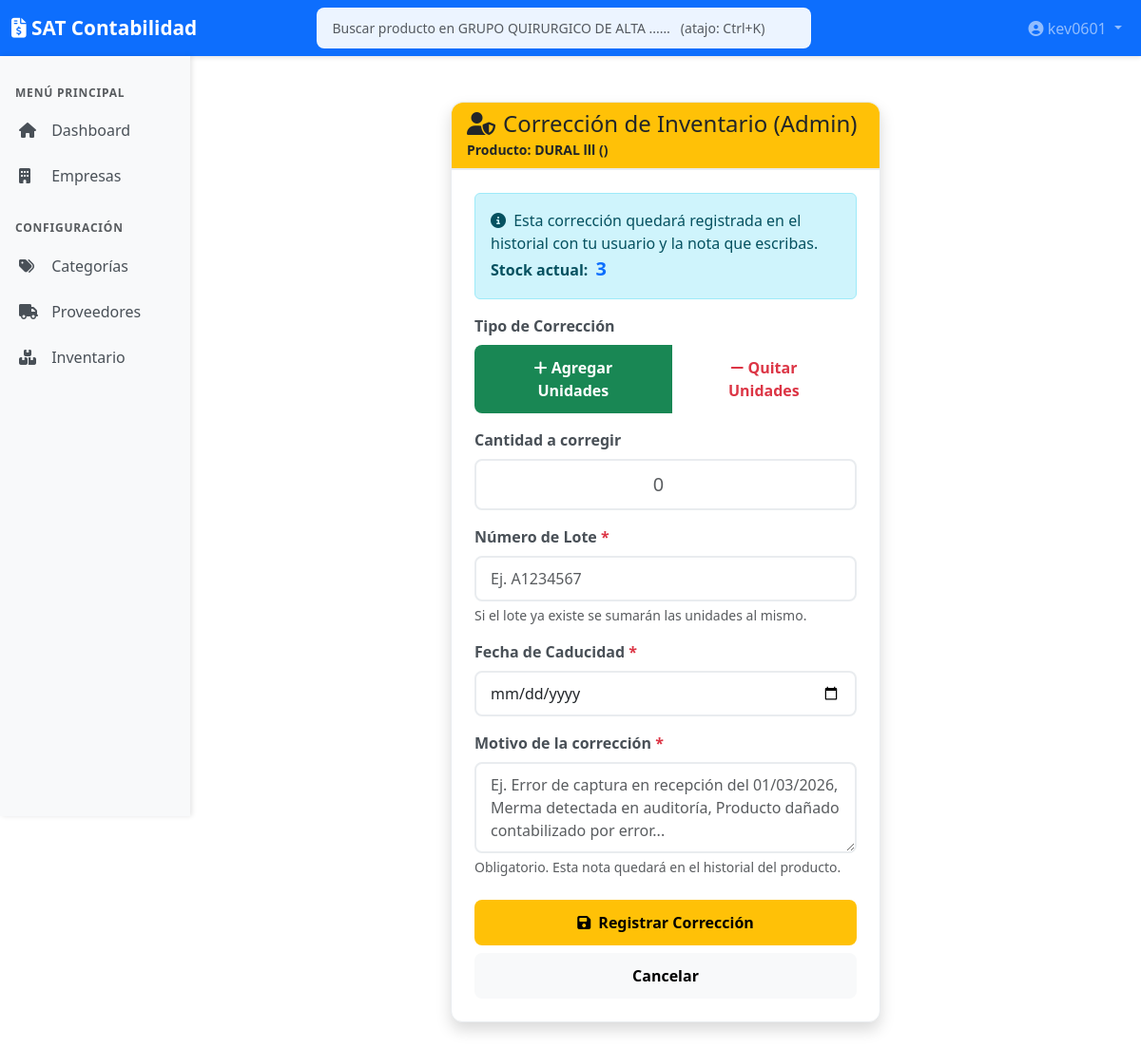
Screenshot of /companies/2/inventory/8/adjust (signed in) with the database file from the repository.
### models.py (models this page shows, shortened)
class Company(db.Model):
    id = db.Column(db.Integer, primary_key=True)
    rfc = db.Column(db.String(13), unique=True, nullable=False)
    name = db.Column(db.String(128), nullable=False)
    postal_code = db.Column(db.String(5), nullable=True) # Código Postal (Lugar Expedición)
    logo_path = db.Column(db.String(512), nullable=True)  # Path to company logo
    fiel_cer_path = db.Column(db.String(256), nullable=True)
    fiel_key_path = db.Column(db.String(256), nullable=True)
    fiel_password_enc = db.Column(db.String(256), nullable=True) # Encrypted password
    created_at = db.Column(db.DateTime, default=datetime.utcnow)

class User(UserMixin, db.Model):
    __tablename__ = 'user'
    id = db.Column(db.Integer, primary_key=True)
    username = db.Column(db.String(64), unique=True, nullable=False, index=True)
    email = db.Column(db.String(120), unique=True, nullable=True, index=True)
    password_hash = db.Column(db.String(256))  # Larger for modern hash algorithms
    created_at = db.Column(db.DateTime, default=datetime.utcnow)
    last_login = db.Column(db.DateTime, nullable=True)
    is_active = db.Column(db.Boolean, default=True)
    is_admin = db.Column(db.Boolean, default=False)  # Admin can manage users and access all
    company_access = db.relationship('UserCompanyAccess', back_populates='user', cascade='all, delete-orphan')
    def is_inventory_admin_for(self, company_id):
        if self.is_admin:
            return True
        for access in self.company_access:
            if access.company_id == company_id and access.perm_inventory_admin:
                return True
        return False
    def has_any_perm(self, *perm_names):
        if self.is_admin:
            return True
        for access in self.company_access:
            for name in perm_names:
                if getattr(access, f'perm_{name}', False):
                    return True
        return False

class Product(db.Model):
    __tablename__ = 'product'
    id = db.Column(db.Integer, primary_key=True)
    company_id = db.Column(db.Integer, db.ForeignKey('company.id'), nullable=False)
    sku = db.Column(db.String(50), nullable=True)  # Código interno/barras
    name = db.Column(db.String(200), nullable=False)
    description = db.Column(db.Text)
    cost_price = db.Column(db.Float, default=0.0)  # Costo real (para valuación inventario)
    selling_price = db.Column(db.Float, default=0.0)  # Precio venta manual (override)
    profit_margin = db.Column(db.Float, default=0.0)  # Porcentaje de ganancia individual
    current_stock = db.Column(db.Integer, default=0)
    min_stock_level = db.Column(db.Integer, default=0)
    laboratory_id = db.Column(db.Integer, db.ForeignKey('laboratory.id'), nullable=True)
    preferred_supplier_id = db.Column(db.Integer, db.ForeignKey('supplier.id'), nullable=True)
    category_id = db.Column(db.Integer, db.ForeignKey('product_category.id'), nullable=True)
    packaging_type = db.Column(db.String(50), nullable=True)  # Caja, Paquete, Kit, Blister, etc.
    units_per_package = db.Column(db.Integer, default=1)  # Piezas por empaque
    sell_by = db.Column(db.String(10), default='UNIDAD')  # UNIDAD o PAQUETE
    active = db.Column(db.Boolean, default=True)
    created_at = db.Column(db.DateTime, default=datetime.utcnow)
    sanitary_registration = db.Column(db.String(100), nullable=True)  # Registro Sanitario
    is_controlled = db.Column(db.Boolean, default=False)  # Si es medicamento controlado (Fracción I, II, III)
    active_ingredient = db.Column(db.String(200), nullable=True)  # Principio activo
    presentation = db.Column(db.String(100), nullable=True)  # Presentación (e.g., Tabletas, Jarabe)
    therapeutic_group = db.Column(db.String(100), nullable=True)  # Grupo Terapéutico
    unit_measure = db.Column(db.String(20), default='PZA')  # PZA, CAJA, etc.
    company = db.relationship('Company', backref=db.backref('products', lazy=True))
    laboratory = db.relationship('Laboratory', backref=db.backref('products', lazy=True))
    preferred_supplier = db.relationship('Supplier', backref=db.backref('preferred_products', lazy=True))
    category = db.relationship('ProductCategory', backref=db.backref('products', lazy=True))

### app.py (the view, shortened to what this page needs)
    @app.route('/companies/<int:company_id>/inventory/<int:product_id>/adjust', methods=['GET', 'POST'])
    @inventory_admin_required
    def adjust_stock(company_id, product_id):
        company = Company.query.get_or_404(company_id)
        product = Product.query.get_or_404(product_id)
        if product.company_id != company_id:
            flash('Producto no encontrado.', 'error')
            return redirect(url_for('inventory_list', company_id=company_id))
        requires_batches = bool(product.category and product.category.requires_batch_tracking)
        active_batches = ProductBatch.query.filter(
            ProductBatch.product_id == product.id,
            ProductBatch.current_stock > 0,
            ProductBatch.is_active == True
        ).order_by(ProductBatch.expiration_date.asc()).all()
        return render_template(
            'inventory/adjust.html',
            company=company,
            product=product,
            active_batches=active_batches,
            requires_batches=requires_batches,
        )

### templates/inventory/adjust.html (shortened to what this page needs)
{% extends "base.html" %}
{% block content %}
<div class="container mt-4">
    <div class="row justify-content-center">
        <div class="col-md-6">
            <div class="card shadow">
                <div class="card-header bg-warning text-dark">
                    <h4 class="mb-0"><i class="fas fa-user-shield me-2"></i>Corrección de Inventario (Admin)</h4>
                    <small>Producto: <strong>{{ product.name }}</strong> ({{ product.sku }})</small>
                </div>
                <div class="card-body">
                    <div class="alert alert-info">
                        <i class="fas fa-info-circle me-1"></i>
                        Esta corrección quedará registrada en el historial con tu usuario y la nota que escribas.
                        <br><strong>Stock actual:</strong>
                        <span class="fs-5 fw-bold text-primary ms-1">{{ product.current_stock }}</span>
                    </div>
                    <form method="POST">
                        <div class="mb-3">
                            <label class="form-label fw-bold">Tipo de Corrección</label>
                            <div class="btn-group w-100" role="group">
                                <label class="btn btn-outline-success" for="type_in">
                                    <i class="fas fa-plus"></i> Agregar Unidades
                                </label>
                                <label class="btn btn-outline-danger" for="type_out">
                                    <i class="fas fa-minus"></i> Quitar Unidades
                                </label>
                            </div>
                        </div>
                        <div class="mb-3">
                            <label for="quantity" class="form-label fw-bold">Cantidad a corregir</label>
                            <input type="number" class="form-control form-control-lg text-center" id="quantity"
                                name="quantity" min="1" required placeholder="0">
                        </div>
                        {% if requires_batches %}
                        <div id="in_fields">
                            <div class="mb-3">
                                <label for="batch_number" class="form-label fw-bold">
                                    Número de Lote <span class="text-danger">*</span>
                                </label>
                                <input type="text" class="form-control" id="batch_number" name="batch_number"
                                    placeholder="Ej. A1234567">
                                <div class="form-text text-muted">Si el lote ya existe se sumarán las unidades al mismo.</div>
                            </div>
                            <div class="mb-3">
                                <label for="expiration_date" class="form-label fw-bold">
                                    Fecha de Caducidad <span class="text-danger">*</span>
                                </label>
                                <input type="date" class="form-control" id="expiration_date" name="expiration_date">
                            </div>
                        </div>
                        {% endif %}
                        <div class="mb-3">
                            <label for="notes" class="form-label fw-bold">
                                Motivo de la corrección <span class="text-danger">*</span>
                            </label>
                            <textarea class="form-control" id="notes" name="notes" rows="3"
                                placeholder="Ej. Error de captura en recepción del 01/03/2026, Merma detectada en auditoría, Producto dañado contabilizado por error..."
                                required></textarea>
                            <div class="form-text text-muted">Obligatorio. Esta nota quedará en el historial del producto.</div>
                        </div>
                        <div class="d-grid gap-2 mt-4">
                            <button type="submit" class="btn btn-warning">
                                <i class="fas fa-save me-1"></i> Registrar Corrección
                            </button>
                            <a href="{{ url_for('inventory_list', company_id=company.id) }}"
                                class="btn btn-light">Cancelar</a>
                        </div>
                    </form>
                </div>
            </div>
        </div>
    </div>
</div>
{% endblock %}

### templates/base.html (shortened to what this page needs)
<!DOCTYPE html>
<html lang="es">
<head>
    <link href="https://cdn.jsdelivr.net/npm/bootstrap@5.3.0/dist/css/bootstrap.min.css" rel="stylesheet">
    <link rel="stylesheet" href="https://cdnjs.cloudflare.com/ajax/libs/font-awesome/6.4.0/css/all.min.css">
    <link href="https://cdn.jsdelivr.net/npm/tom-select@2.3.1/dist/css/tom-select.bootstrap5.min.css" rel="stylesheet">
    <link rel="stylesheet" href="{{ url_for('static', filename='css/main.css') }}">
</head>
<body>
    <nav class="navbar navbar-expand-lg navbar-dark bg-primary">
        <div class="container-fluid">
            <a class="navbar-brand" href="/">
                <i class="fas fa-file-invoice-dollar"></i> SAT Contabilidad
            </a>
            <div class="collapse navbar-collapse" id="navbarNav">
                {% set _navbar_company = company or selected_company %}
                {% if _navbar_company and current_user.is_authenticated %}
                <div class="navbar-search-wrap mx-auto position-relative" style="min-width:280px; max-width:520px; flex:1;">
                    <input type="search" id="globalProductSearch"
                           class="form-control form-control-sm"
                           placeholder="Buscar producto en {{ _navbar_company.name|truncate(28, true) }}…   (atajo: Ctrl+K)"
                           autocomplete="off"
                           aria-label="Búsqueda global de productos"
                           data-company-id="{{ _navbar_company.id }}"
                           data-search-url="{{ url_for('api_global_product_search', company_id=_navbar_company.id) }}">
                </div>
                {% endif %}
                <ul class="navbar-nav ms-auto">
                    <li class="nav-item dropdown">
                        <a class="nav-link dropdown-toggle" href="#" id="navbarDropdown" role="button"
                            data-bs-toggle="dropdown" aria-expanded="false">
                            <i class="fas fa-user-circle"></i> {{ current_user.username }}
                        </a>
                    </li>
                </ul>
            </div>
        </div>
    </nav>
    <div class="container-fluid">
        <div class="row">
            <nav class="col-md-2 d-md-block bg-light sidebar vh-100 position-sticky top-0">
                <div class="position-sticky pt-3">
                    {% set nav_is_admin = current_user.is_authenticated and current_user.is_admin %}
                    <h6 class="sidebar-heading px-3 text-muted">
                        MENÚ PRINCIPAL
                    </h6>
                    <ul class="nav flex-column">
                        <li class="nav-item">
                            <a class="nav-link" href="/">
                                <i class="fas fa-home"></i> Dashboard
                            </a>
                        </li>
                        {% if nav_is_admin or current_user.company_access %}
                        <li class="nav-item">
                            <a class="nav-link" href="/companies">
                                <i class="fas fa-building"></i> Empresas
                            </a>
                        </li>
                        {% endif %}
                    </ul>
                    {% if has_any_perm('inventory', 'inventory_admin') %}
                    <h6 class="sidebar-heading px-3 mt-4 text-muted">
                        CONFIGURACIÓN
                    </h6>
                    <ul class="nav flex-column">
                        <li class="nav-item">
                            <a class="nav-link" href="/categories">
                                <i class="fas fa-tags"></i> Categorías
                            </a>
                        </li>
                        <li class="nav-item">
                            <a class="nav-link" href="/suppliers">
                                <i class="fas fa-truck"></i> Proveedores
                            </a>
                        </li>
                        <li class="nav-item">
                            <a class="nav-link" href="/inventory">
                                <i class="fas fa-boxes"></i> Inventario
                            </a>
                        </li>
                    </ul>
                    {% endif %}
                </div>
            </nav>
            <main class="col-md-10 ms-sm-auto px-md-4">
                <div class="py-4">
                    {% block content %}{% endblock %}
                </div>
            </main>
        </div>
    </div>
</body>
</html>

### static/css/main.css (style rules this page uses)
:root { --color-primary: #0d6efd; --color-success: #28a745; --color-danger: #dc3545; --color-warning: #ffc107; --color-info: #17a2b8; --color-dark: #343a40; --color-teal: #20c997; --color-purple: #7b3bb3; --shadow-sm: 0 2px 4px rgba(0,0,0,0.1); --shadow-md: 0 4px 12px rgba(0,0,0,0.15); --shadow-lg: 0 8px 24px rgba(0,0,0,0.2); }
.form-label { font-weight: 600; color: #495057; margin-bottom: 8px; }
.form-control, .form-select { border-radius: 8px; border: 2px solid #e9ecef; padding: 10px 15px; transition: all 0.3s ease; }
.btn { border-radius: 8px; padding: 12px 24px; font-weight: 600; transition: all 0.3s ease; border: none; }
.sidebar { padding: 0; box-shadow: 2px 0 5px rgba(0,0,0,0.1); overflow-y: auto; max-height: 100vh; }
.sidebar .nav-link { color: #495057; padding: 12px 20px; border-radius: 0; transition: all 0.3s; font-weight: 500; }
.sidebar .nav-link i { margin-right: 10px; width: 20px; }
.sidebar-heading { font-size: 0.75rem; font-weight: 700; text-transform: uppercase; letter-spacing: 0.8px; margin-top: 1rem; color: #6c757d; }
.card { border-radius: 12px; margin-bottom: 1.5rem; border: 1px solid #e9ecef; box-shadow: var(--shadow-sm); }
.card-header { border-radius: 12px 12px 0 0 !important; font-weight: 700; background: #f8f9fa; border-bottom: 2px solid #e9ecef; }
.card-body { padding: 1.5rem; }
.navbar { box-shadow: var(--shadow-sm); }
.navbar-brand { font-weight: 700; font-size: 1.3rem; }

### templates/base.html (style rules this page uses)
.navbar-search-wrap input[type="search"] { border-radius: 8px; background: rgba(255,255,255,0.92); border: 1px solid rgba(255,255,255,0.4); }

### rows the page displays
User: username "kev0601"
Product: name "DURAL lll", current_stock "3"
